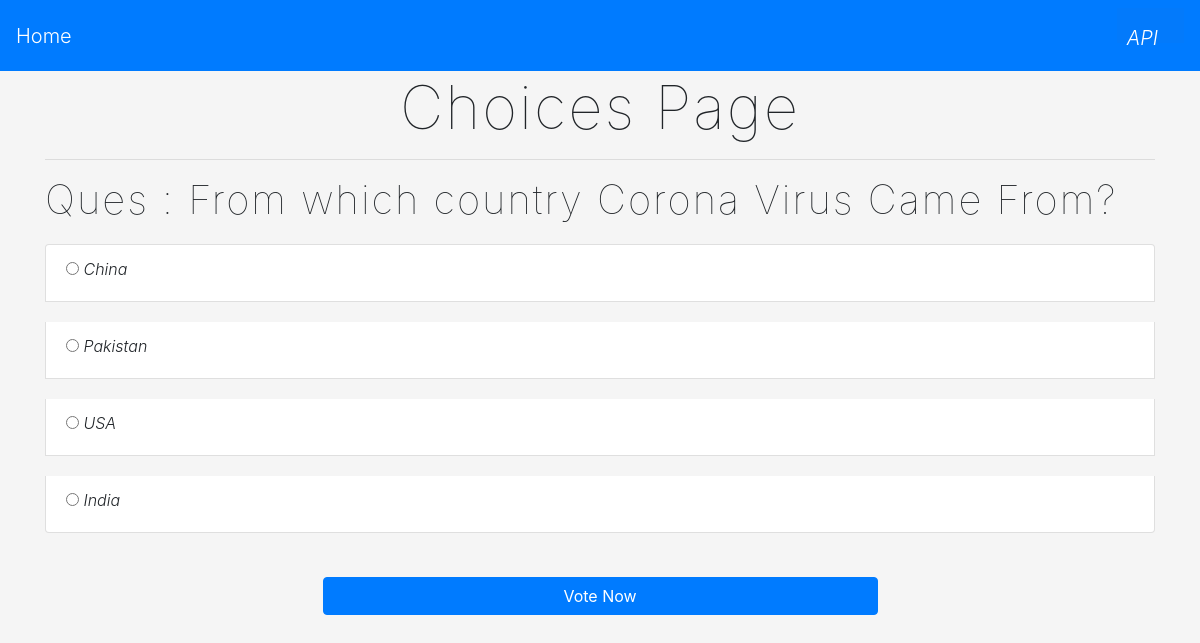
The app's page /app/details/20 with its own data.
### app/models.py (models this page shows, shortened)
class Question(models.Model):
    question_text = models.CharField(max_length = 500)
    pub_date = models.DateTimeField('date published')
    viewsofquestion = models.PositiveIntegerField(default=0)

class Choice(models.Model):
    question = models.ForeignKey(Question, on_delete=models.CASCADE)
    choice_text = models.CharField(max_length = 300)
    votes = models.IntegerField(default=0)

### app/views.py (the view)
# urls.py: path('details/<int:pk>', views.details.as_view(), name = 'details'),
class details(DetailView):
    model = Question
    success_url = reverse_lazy('vote')
    template_name = 'details.html'

### app/templates/details.html (shortened to what this page needs)
{% extends 'base.html' %}
{% block content %}
<section class="details">
    <h1>Choices Page</h1>
    <hr>
    <h3>Ques : {{question.question_text}} </h3>
    <form action="{% url 'vote' question.id %}" method="post">
        <ul class="list-group">
        {% for k in question.choice_set.all %}
            <li class="list-group-item">
                <input type="radio" name="choice" value="{{k.id}}" id="question_{{forloop.counter}}">
                <label for="question_{{forloop.counter}}">{{k.choice_text}}</label>
            </li>
        {% endfor %}
        </ul>
        <br>
        <div class="text-center" style="margin-bottom: 20px;">
            <input type="submit" class='w-50 btn btn-primary'value="Vote Now">
        </div>
    </form>
</section>
{% endblock %}

### app/static/main.css (style rules this page uses)
body { font-weight: 300; background-color: #f5f5f5; }
ul { list-style: none; display: inline; }
li { background-color: white; border-bottom: 1px solid #037AFB; padding: 10px; font-style: italic; margin-bottom: 20px; }
.homepage h1, .details h1, .details h3, .result h1 { font-weight: 100; font-size: 60px; margin-bottom: 0px; letter-spacing: 2px; text-align: center; }
.details h3 { text-align: left; font-size: 40px; margin-bottom: 20px; }

### records on screen
Question: question_text "From which country Corona Virus Came From?"
Choice: choice_text "China"
Choice: choice_text "Pakistan"
Choice: choice_text "USA"
Choice: choice_text "India"
